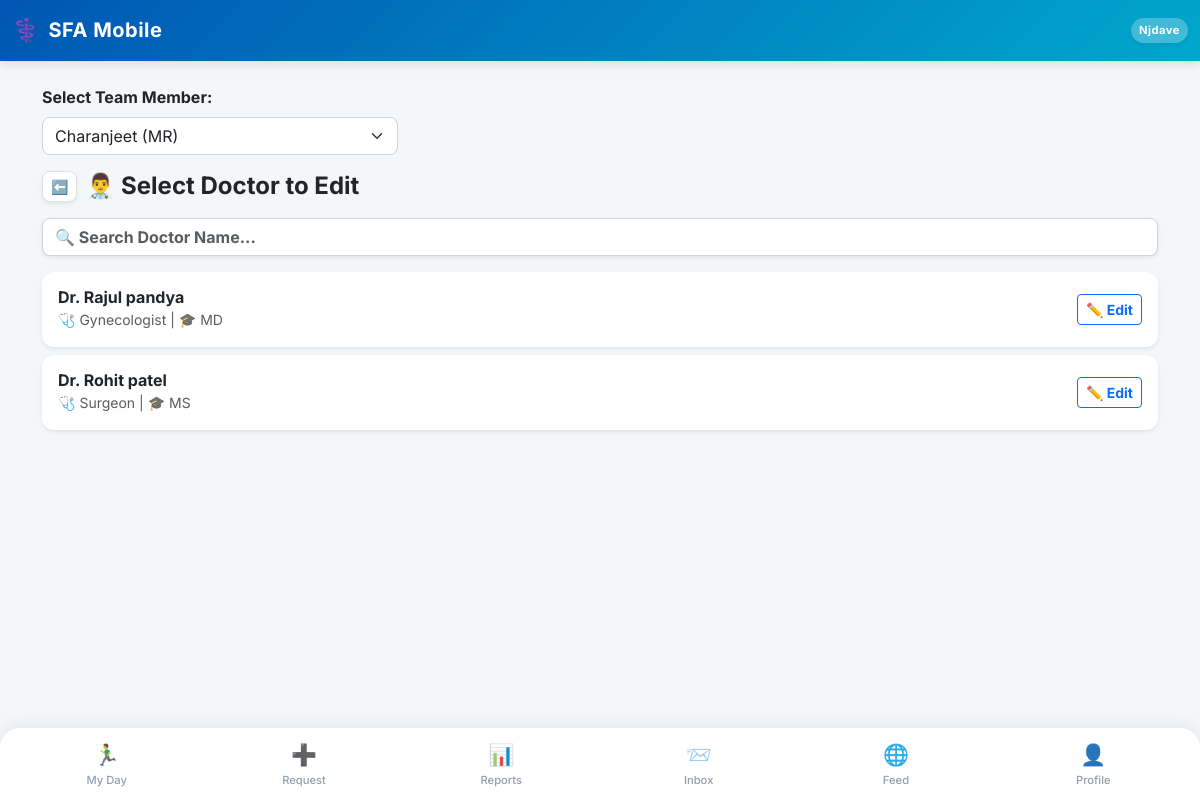
Screenshot of /edit/doctor/list/ (signed in) with the database file from the repository.
### SFA/models.py (models this page shows, shortened)
class Employee(models.Model):
    user = models.OneToOneField(User, on_delete=models.CASCADE, null=True, blank=True)
    company = models.ForeignKey(Company, on_delete=models.PROTECT, related_name='employees') # Already Correct
    DESIGNATION_CHOICES = [
        ('MR', 'Medical Representative'),
        ('ABM', 'Area Business Manager'),
        ('RBM', 'Regional Business Manager'),
        ('ZBM', 'Zonal Business Manager'),
        ('NSM', 'National Sales Manager'),
        ('Admin', 'System Administrator'),
    ]
    name = models.CharField(max_length=100)
    employee_code = models.CharField(max_length=50) # 🌟 FIX: unique=True HATA DIYA HAI
    designation = models.CharField(max_length=5, choices=DESIGNATION_CHOICES, default='MR', db_index=True)   # 🚀 INDEX
    manager = models.ForeignKey('self', on_delete=models.SET_NULL, null=True, blank=True, related_name='subordinates')
    headquarter = models.ForeignKey(Territory, on_delete=models.SET_NULL, null=True, blank=True)
    phone = models.CharField(max_length=15)
    joining_date = models.DateField(default=timezone.now, help_text="Employee ki company join karne ki date. DCR calendar is date se aage hi banega, pehle ka nahi.")
    photo = models.ImageField(upload_to='employee_photos/', blank=True, null=True, help_text="Employee ki profile photo")
    address = models.TextField(blank=True, null=True, help_text="Employee ka home address")
    is_active = models.BooleanField(default=True, db_index=True, help_text="False matlab ye employee company chhod chuka hai ya inactive hai.")   # 🚀 INDEX
    leaving_date = models.DateField(null=True, blank=True, help_text="Employee ke company chhodne ki tareekh.")
    dob = models.DateField(null=True, blank=True, verbose_name="Date of Birth")
    anniversary = models.DateField(null=True, blank=True, verbose_name="Marriage Anniversary")
    blood_group = models.CharField(max_length=10, blank=True, null=True)
    emergency_contact = models.CharField(max_length=15, blank=True, null=True)
    permanent_address = models.TextField(blank=True, null=True)
    father_name = models.CharField(max_length=100, blank=True, null=True)
    father_dob = models.DateField(null=True, blank=True)
    father_mobile = models.CharField(max_length=15, blank=True, null=True)
    father_occupation = models.CharField(max_length=100, blank=True, null=True)
    mother_name = models.CharField(max_length=100, blank=True, null=True)
    mother_dob = models.DateField(null=True, blank=True)
    mother_mobile = models.CharField(max_length=15, blank=True, null=True)
    mother_occupation = models.CharField(max_length=100, blank=True, null=True)
    spouse_name = models.CharField(max_length=100, blank=True, null=True)
    spouse_dob = models.DateField(null=True, blank=True)
    spouse_mobile = models.CharField(max_length=15, blank=True, null=True)
    spouse_occupation = models.CharField(max_length=100, blank=True, null=True)
    child1_name = models.CharField(max_length=100, blank=True, null=True)
    child1_dob = models.DateField(null=True, blank=True)
    child2_name = models.CharField(max_length=100, blank=True, null=True)
    child2_dob = models.DateField(null=True, blank=True)
    EMPLOYMENT_STATUS_CHOICES = [
        ('active', 'Active'),
        ('resigned', 'Resigned'),
        ('retired', 'Retired'),
        ('transferred', 'Transferred'),
        ('terminated', 'Terminated'),
        ('vacant', 'Vacant (Placeholder)'),   # 🌟 Dummy employee jab tak naya MR na aaye
        ('archived', 'Archived (Old Dummy)'), # 🌟 Dummy jiska kaam ho gaya, naye employee ko sab de diya
    ]
    employment_status = models.CharField(
        max_length=15, choices=EMPLOYMENT_STATUS_CHOICES, default='active',
        help_text="is_active sirf access/login control karta hai; ye field WAJAH/reason batata hai."
    )
    is_placeholder = models.BooleanField(
        default=False,
        help_text="True = ye ek 'Vacant_<HQ>' dummy employee hai, asli insaan nahi. Joint Work me normal employee jaisea hi treat hota hai (use individual hi maana jayega)."
    )
    class Meta:
        unique_together = ('company', 'employee_code')

class Doctor(models.Model):
    STATUS_CHOICES   = (('Pending', 'Pending Approval'), ('Approved', 'Approved'), ('Rejected', 'Rejected'))
    CATEGORY_CHOICES = (('A', 'Category A'), ('B', 'Category B'), ('C', 'Category C'))
    SPECIALTY_CHOICES = [
        ('GP', 'General Physician (GP)'),
        ('Gynecologist', 'Gynecologist (OB/GYN)'),
        ('Pediatrician', 'Pediatrician (Child Specialist)'),
        ('Orthopedic', 'Orthopedic (Bone Specialist)'),
        ('Cardiologist', 'Cardiologist (Heart Specialist)'),
        ('Dermatologist', 'Dermatologist (Skin Specialist)'),
        ('Dentist', 'Dentist / Dental Surgeon'),
        ('Surgeon', 'General Surgeon'),
        ('ENT', 'ENT Specialist'),
        ('Psychiatrist', 'Psychiatrist'),
        ('Ophthalmologist', 'Ophthalmologist (Eye Specialist)'),
        ('Physician', 'Consultant Physician'),
        ('Other', 'Other')
    ]
    DEGREE_CHOICES = [
        ('MBBS', 'MBBS'),
        ('MD', 'MD'),
        ('MS', 'MS'),
        ('BAMS', 'BAMS'),
        ('BHMS', 'BHMS'),
        ('BDS', 'BDS'),
        ('MDS', 'MDS'),
        ('DM', 'DM'),
        ('MCh', 'MCh'),
        ('Diploma', 'Diploma (DGO, DCH, etc.)'),
        ('Other', 'Other')
    ]
    company      = models.ForeignKey(Company, on_delete=models.CASCADE, related_name='doctors') # 🌟 CHANGED
    name         = models.CharField(max_length=150, db_index=True)   # 🚀 INDEX
    specialty    = models.CharField(max_length=100, choices=SPECIALTY_CHOICES, blank=True, null=True) # 🌟 Updated
    territory    = models.ForeignKey(Territory, on_delete=models.CASCADE)
    route        = models.ForeignKey(Route, on_delete=models.SET_NULL, null=True, blank=True)
    allocated_to = models.ForeignKey(Employee, on_delete=models.SET_NULL, null=True, blank=True)
    status       = models.CharField(max_length=20, choices=STATUS_CHOICES, default='Pending', db_index=True)   # 🚀 INDEX
    address      = models.TextField(blank=True, null=True)
    residential_address = models.TextField(blank=True, null=True, verbose_name="Residential Address")  # 🌟 NAYA
    mobile       = models.CharField(max_length=15, blank=True, null=True)
    email        = models.EmailField(blank=True, null=True)
    degree       = models.CharField(max_length=100, choices=DEGREE_CHOICES, blank=True, null=True) # 🌟 Updated
    category     = models.CharField(max_length=1, choices=CATEGORY_CHOICES, blank=True, null=True)
    dob          = models.DateField(blank=True, null=True, verbose_name="Date of Birth")
    dom          = models.DateField(blank=True, null=True, verbose_name="Date of Marriage")
    spouse_dob   = models.DateField(blank=True, null=True, verbose_name="Spouse Date of Birth")
    child_1_dob  = models.DateField(blank=True, null=True, verbose_name="Child 1 Date of Birth")  # 🌟 NAYA
    child_2_dob  = models.DateField(blank=True, null=True, verbose_name="Child 2 Date of Birth")  # 🌟 NAYA
    photo        = models.ImageField(upload_to='doctors/photos/', blank=True, null=True)
    vcard_photo  = models.ImageField(upload_to='doctors/vcards/', blank=True, null=True)
    latitude     = models.DecimalField(max_digits=9, decimal_places=6, blank=True, null=True)
    longitude    = models.DecimalField(max_digits=9, decimal_places=6, blank=True, null=True)

### SFA/views/masters.py (the view)
# urls.py: path('edit/doctor/list/', views.edit_doctor_list_view, name='edit_doctor_list'),
@employee_required
def edit_doctor_list_view(request, employee):
    team_employees = get_dropdown_team(employee)
    default_emp_id = str(employee.id)
    if employee.designation != 'MR':
        first_subordinate = team_employees.exclude(id=employee.id).first()
        if first_subordinate:
            default_emp_id = str(first_subordinate.id)
    selected_emp_id = request.GET.get('employee_id', default_emp_id)
    selected_emp = get_object_or_404(Employee, id=selected_emp_id, company=employee.company)
    doctors = Doctor.objects.filter(allocated_to=selected_emp, status='Approved').order_by('name')
    return render(request, 'edit_doctor_list.html', {
        'doctors': doctors,
        'team_employees': team_employees,
        'selected_emp_id': int(selected_emp_id),
        'is_manager_view': employee.designation != 'MR'
    })

### SFA/context_processors.py (called while the page is built)
def notification_counts(request):
    if request.user.is_authenticated and hasattr(request.user, 'employee'):
        employee = request.user.employee
        cache_key = f'nav_counts_{employee.id}'
        counts = cache.get(cache_key)
        if counts is None:
            counts = {
                'unread_notif_count': SystemNotification.objects.filter(employee=employee, is_read=False).count(),
                'unread_msg_count': InternalMessage.objects.filter(receiver=employee, is_read=False).count(),
            }
            cache.set(cache_key, counts, 60) # 60 seconds cache timeout
        return counts
    return {
        'unread_notif_count': 0,
        'unread_msg_count': 0,
    }

### SFA/services/team.py (called while the page is built)
def get_full_team_employees(employee, include_inactive=False):
    team_ids = {employee.id}
    managers_to_check = [employee.id]
    while managers_to_check:
        subs_qs = Employee.objects.filter(manager_id__in=managers_to_check)
        if not include_inactive:
            subs_qs = subs_qs.filter(is_active=True)
        subs = list(subs_qs.values_list('id', flat=True))
        if not subs:
            break
        managers_to_check = subs
        team_ids.update(subs)
    qs = Employee.objects.filter(id__in=team_ids)
    if not include_inactive:
        qs = qs.filter(is_active=True)
    return qs

def get_dropdown_team(employee, ordered=True):
    if employee.designation != 'MR':
        team = get_full_team_employees(employee)
        return team.order_by('-designation', 'name') if ordered else team
    return Employee.objects.filter(id=employee.id)

### SFA/templates/edit_doctor_list.html (shortened to what this page needs)
{% extends 'base.html' %}
{% block content %}
{% if is_manager_view %}
<form method="GET" class="mb-3">
    <div class="row align-items-end">
        <div class="col-md-4">
            <label class="form-label fw-bold">Select Team Member:</label>
            <select name="employee_id" class="form-select" onchange="this.form.submit()">
                {% for emp in team_employees %}
                <option value="{{ emp.id }}" {% if emp.id == selected_emp_id %}selected{% endif %}>
                    {{ emp.name }} ({{ emp.designation }})
                </option>
                {% endfor %}
            </select>
        </div>
    </div>
</form>
{% endif %}
<div class="container-fluid p-0 mb-4">
    <div class="d-flex align-items-center gap-2 mb-3">
        <a href="{% url 'edit_hub' %}" class="btn btn-light shadow-sm btn-sm px-2.5 py-1 rounded-3 border bg-white">⬅️</a>
        <h4 class="fw-bold text-dark mb-0">👨‍⚕️ Select Doctor to Edit</h4>
    </div>
    <input type="text" id="docSearch" class="form-control mb-3 fw-bold shadow-sm" placeholder="🔍 Search Doctor Name..." onkeyup="filterDocs()">
    <div class="row g-2" id="docList">
        {% for doc in doctors %}
        <div class="col-12 doc-item">
            <div class="card border-0 shadow-sm bg-white" style="border-left: 4px solid #0056b3;">
                <div class="card-body p-3 d-flex justify-content-between align-items-center">
                    <div>
                        <h6 class="fw-bold text-dark mb-0 doc-name">Dr. {{ doc.name }}</h6>
                        <small class="text-muted">🩺 {{ doc.specialty|default:"Specialty Missing" }} | 🎓 {{ doc.degree|default:"Degree Missing" }}</small>
                    </div>
                    <a href="{% url 'edit_doctor' doc.id %}" class="btn btn-sm btn-outline-primary fw-bold">✏️ Edit</a>
                </div>
            </div>
        </div>
        {% endfor %}
    </div>
</div>
{% endblock %}

### SFA/templates/base.html (shortened to what this page needs)
<!DOCTYPE html>
<html lang="en">
<head>
    <link href="https://cdn.jsdelivr.net/npm/bootstrap@5.3.0/dist/css/bootstrap.min.css" rel="stylesheet">
    <link href="https://cdn.jsdelivr.net/npm/bootstrap-icons@1.11.0/font/bootstrap-icons.css" rel="stylesheet">
</head>
<body>
    <nav class="navbar navbar-dark navbar-custom sticky-top">
        <div class="container-fluid py-1">
            <span class="navbar-brand mb-0 h1 d-flex align-items-center gap-2">
                <span style="font-size: 1.4rem;">⚕️</span> SFA Mobile
            </span>
            <div class="d-flex align-items-center gap-3">
                <span class="text-white fw-bold bg-white bg-opacity-25 px-2 py-1 rounded-pill shadow-sm" style="font-size: 0.70rem; letter-spacing: 0.5px;">
                    {{ request.user.employee.name|default:"Guest"|truncatechars:10 }}
                </span>
            </div>
        </div>
    </nav>
    <div class="container mt-4 mb-4">
        {% block content %}
        {% endblock %}
    </div>
    <div class="fixed-bottom bottom-nav d-flex justify-content-between align-items-center">
        {% if request.user.employee.designation != 'Admin' and request.user.employee.designation != 'System Administrator' %}
        <a href="{% url 'mr_dashboard' %}" class="nav-item {% if request.resolver_match.url_name == 'mr_dashboard' or request.resolver_match.url_name == 'day_start' or request.resolver_match.url_name == 'day_end' %}active{% endif %}">
            <span class="nav-icon">🏃‍♂️</span>My Day
        </a>
        {% endif %}
        <a href="{% url 'request_hub' %}" class="nav-item {% if request.resolver_match.url_name == 'request_hub' %}active{% endif %}">
            <span class="nav-icon">➕</span>Request
        </a>
        <a href="{% url 'view_hub' %}" class="nav-item {% if request.resolver_match.url_name == 'view_hub' or request.resolver_match.url_name == 'dcr_report' %}active{% endif %}">
            <span class="nav-icon">📊</span>Reports
        </a>
        <a href="{% url 'web_inbox' %}" class="nav-item {% if request.resolver_match.url_name == 'web_inbox' or request.resolver_match.url_name == 'web_compose' %}active{% endif %}">
            <span class="nav-icon position-relative">
                📨
            </span>Inbox
        </a>
<a href="{% url 'community_feed' %}" class="nav-item {% if request.resolver_match.url_name == 'community_feed' %}active{% endif %}">
    <span class="nav-icon">🌐</span>Feed
</a>
        <a href="{% url 'profile' %}" class="nav-item {% if request.resolver_match.url_name == 'profile' %}active{% endif %}">
            <span class="nav-icon">👤</span>Profile
        </a>
    </div>
</body>
</html>

### SFA/templates/base.html (style rules this page uses)
:root { --pharma-primary: #0056b3; --pharma-secondary: #00a8cc; --bg-light: #f4f7f9; }
body { font-family: 'Inter', sans-serif; background-color: var(--bg-light); padding-bottom: 85px; }
.navbar-custom { background: linear-gradient(135deg, var(--pharma-primary), var(--pharma-secondary)); box-shadow: 0 4px 10px rgba(0,0,0,0.1); }
.navbar-brand { font-weight: 700; letter-spacing: 0.5px; }
.card { border: none !important; border-radius: 12px; box-shadow: 0 4px 12px rgba(0, 0, 0, 0.05); }
.form-control, .form-select { border-radius: 8px; border: 1px solid #ced4da; }
.bottom-nav { background-color: #ffffff; border-top-left-radius: 20px; border-top-right-radius: 20px; box-shadow: 0 -4px 15px rgba(0,0,0,0.06); padding: 5px 8px; }
.nav-item { text-align: center; flex: 1; padding: 6px 0; color: #8fa0b3; font-size: 0.70rem; font-weight: 500; text-decoration: none; border-radius: 12px; transition: all 0.3s ease; }
.nav-icon { font-size: 1.3rem; display: block; margin-bottom: 2px; filter: grayscale(20%); }

### rows the page displays
Doctor: name "Rajul pandya", specialty "Gynecologist", degree "MD"
Doctor: name "Rohit patel", specialty "Surgeon", degree "MS"

### other values shown
{{ request.user.employee.name|default:"Guest"|truncatechars:10 }} "Njdave"
form field employee_id "Charanjeet (MR)"
